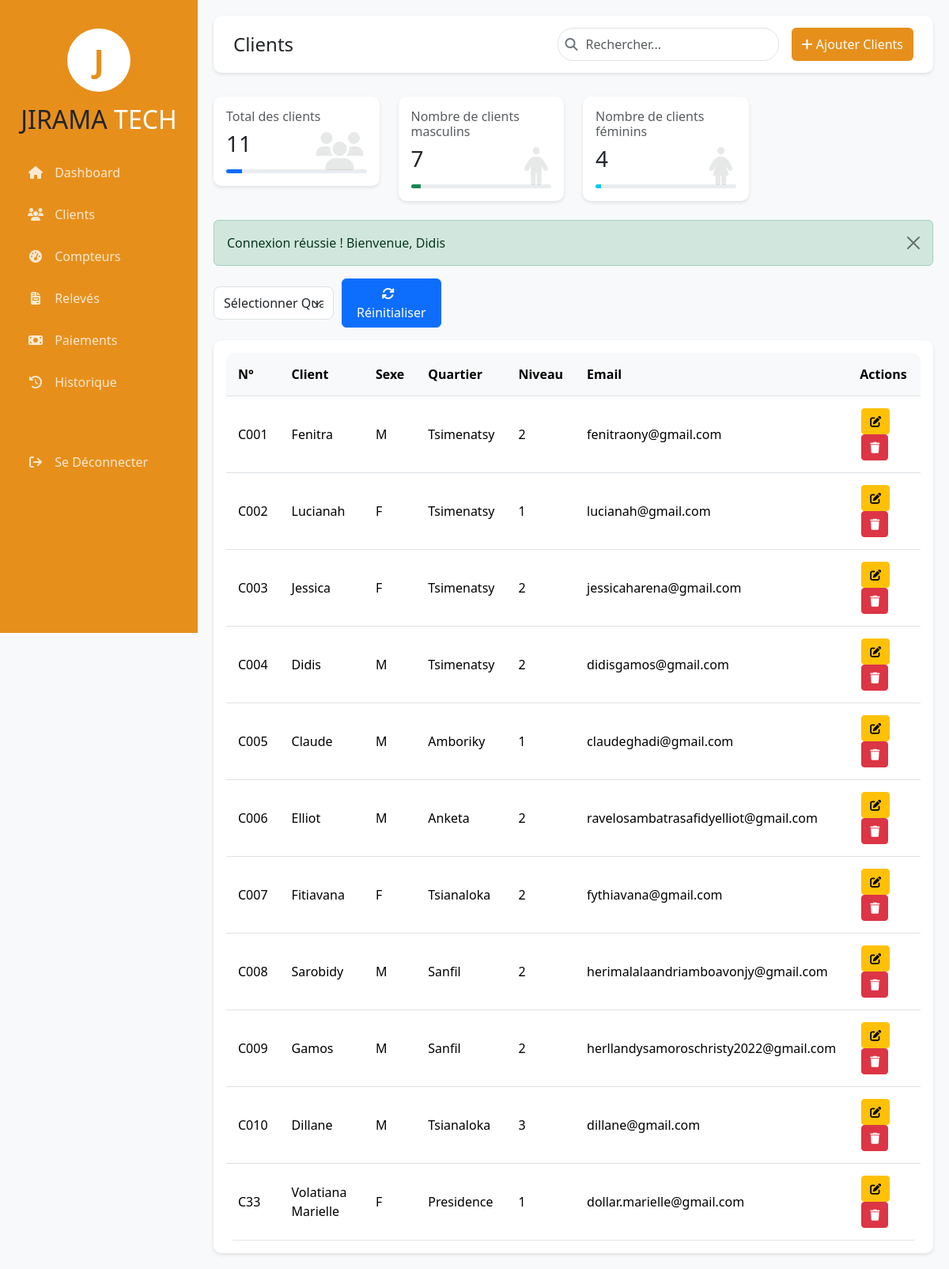
The page /client.php (signed in) on the database its author committed.
### tables this page shows
CREATE TABLE `client` (
  `codecli` varchar(50) NOT NULL,
  `nom` varchar(150) NOT NULL,
  `sexe` varchar(150) NOT NULL,
  `quartier` varchar(150) NOT NULL,
  `niveau` varchar(150) NOT NULL,
  `email` varchar(150) NOT NULL
);

### client.php (the view, shortened to what this page needs)
<?php
include ('siderbar.php');
?>
<div class="main-content">
    <div class="top-bar d-flex justify-content-between align-items-center">
        <h4 class="mb-0">Clients</h4>
        <div class="d-flex gap-3">
            <form method="POST">
                <div class="search-box">
                    <i class="fas fa-search"></i>
                    <input type="text" id="searchClient" name="search" class="form-control" placeholder="Rechercher...">
                </div>
            </form>
            <button class="btn new-modal" data-bs-toggle="modal" data-bs-target="#addModal">
                <i class="fas fa-plus"></i> Ajouter Clients
            </button>
        </div>
    </div>
    <div class="row mb-4">
        <div class="col-md-3">
            <div class="card stats-card">
                <?php
                include 'database.php';
                $query = "SELECT COUNT(*) AS total_clients FROM client";
                $result = mysqli_query($con, $query);
                $row = mysqli_fetch_assoc($result);
                $total_clients = $row['total_clients'];
                $max_clients = 100;
                $progress = ($total_clients / $max_clients) * 100;
                $progress = min($progress, 100);
                ?>
                <div class="card-body">
                    <h6 class="text-muted">Total des clients</h6>
                    <h3><?php echo $total_clients; ?></h3>
                    <div class="progress">
                        <div class="progress-bar bg-primary" role="progressbar"
                             style="width: <?php echo $progress; ?>%;"
                             aria-valuenow="<?php echo $progress; ?>"
                             aria-valuemin="0" aria-valuemax="100">
                        </div>
                    </div>
                    <i class="fa-solid fa-users icon"></i>
                </div>
            </div>
        </div>
        <?php
        include 'database.php';
        $query = "SELECT COUNT(*) AS total_male FROM client WHERE sexe='M'";
        $result = mysqli_query($con, $query);
        $row = mysqli_fetch_assoc($result);
        $total_male = $row['total_male'];
        $max_male = 100;
        $progress = ($total_male / $max_male) * 100;
        $progress = min($progress, 100);
        ?>
        <div class="col-md-3">
            <div class="card stats-card">
                <div class="card-body">
                    <h6 class="text-muted">Nombre de clients masculins</h6>
                    <h3><?php echo $total_male; ?></h3>
                    <div class="progress">
                        <div class="progress-bar bg-success" style="width: <?php echo $progress; ?>%;"
                             aria-valuenow="<?php echo $progress; ?>"
                             aria-valuemin="0" aria-valuemax="100"></div>
                    </div>
                    <i class="fas fa-male icon"></i>
                </div>
            </div>
        </div>
        <?php
        include 'database.php';
        $query = "SELECT COUNT(*) AS total_female FROM client WHERE sexe='F'";
        $result = mysqli_query($con, $query);
        $row = mysqli_fetch_assoc($result);
        $total_female = $row['total_female'];
        $max_female = 100;
        $progress = ($total_female / $max_female) * 100;
        $progress = min($progress, 100);
        ?>
        <div class="col-md-3">
            <div class="card stats-card">
                <div class="card-body">
                        <h6 class="text-muted">Nombre de clients féminins</h6>
                    <h3><?php echo $total_female; ?></h3>
                    <div class="progress">
                        <div class="progress-bar bg-info" style="width: <?php echo $progress; ?>%;"
                             aria-valuenow="<?php echo $progress; ?>"
                             aria-valuemin="0" aria-valuemax="100"></div>
                    </div>
                    <i class="fas fa-female icon"></i>
                </div>
            </div>
        </div>
    </div>
    <?php if (isset($_SESSION['status'])): ?>
        <div class="alert <?= (strpos($_SESSION['status'], 'Suppression') !== false) ? 'alert-danger' : 'alert-success' ?> alert-dismissible fade show" role="alert">
            <?= $_SESSION['status']; unset($_SESSION['status']); ?>
            <button type="button" class="btn-close" data-bs-dismiss="alert" aria-label="Close"></button>
        </div>
    <?php endif; ?>
    <div class="col">
        <div class="col-md-2 mb-3">
            <?php
            $quartier = isset($_POST['quartier']) ? $_POST['quartier'] : '';
            ?>
            <form method="POST" action="client.php">
                <div style="display: flex; gap: 10px; align-items: center;">
                    <select class="form-select col-md-2" name="quartier" onchange="this.form.submit()">
                        <option value="" <?php echo ($quartier == '') ? 'selected' : ''; ?>>Sélectionner Quartier</option>
                    </select>
                    <button type="submit" name="reset" value="1" class="btn btn-primary col-md-10">
                        <i class="fa fa-refresh me-2"></i>Réinitialiser
                    </button>
                </div>
            </form>
        </div>
    </div>
    <div class="card">
        <div class="card-body">
            <div class="table-responsive">
                <?php
                include 'database.php';
                $condition = " WHERE 1";
                $query = "SELECT * FROM client" . $condition;
                $query_run = mysqli_query($con, $query);
                ?>
                <table class="table">
                    <thead>
                    <tr>
                        <th>N°</th>
                        <th>Client</th>
                        <th>Sexe</th>
                        <th>Quartier</th>
                        <th>Niveau</th>
                        <th>Email</th>
                        <th>Actions</th>
                    </tr>
                    </thead>
                    <tbody id="resultatRecherche">
                    <?php
                    if ($query_run && mysqli_num_rows($query_run) > 0) {
                        while ($row = mysqli_fetch_assoc($query_run)) {
                            ?>
                    <tr>
                        <td><?php echo $row['codecli']; ?></td>
                        <td><?php echo $row['nom']; ?></td>
                        <td><?php echo $row['sexe']; ?></td>
                        <td><?php echo $row['quartier']; ?></td>
                        <td><?php echo $row['niveau']; ?></td>
                        <td><?php echo $row['email']; ?></td>
                        <td>
                            <div class="action-buttons">
                                <button class="btn btn-sm btn-warning" data-bs-toggle="modal" data-bs-target="#editModal-<?php echo $row['codecli']; ?>" title="Modifier">
                                    <i class="fas fa-edit"></i>
                                </button>
                                <button class="btn btn-sm btn-danger" data-bs-toggle="modal" data-bs-target="#deleteModal" data-id="<?php echo $row['codecli']; ?>" title="Supprimer">
                                    <i class="fas fa-trash"></i>
                                </button>
                            </div>
                        </td>
                    </tr>
                            <?php
                        }
                    } else {
                        echo "<tr><td colspan='7' class='text-center text-danger'><strong>Aucun client trouvé.</strong></td></tr>";
                    }
                    ?>
                    </tbody>
                </table>
            </div>
        </div>
    </div>
</div>

### siderbar.php (style rules this page uses)
:root { --sidebar-width: 250px; --primary-color: #1a237e; --secondary-color: #4a148c; }
body { background-color: #f8f9fa; }

### client.php (style rules this page uses)
:root { --sidebar-width: 250px; --primary-color: #1a237e; --secondary-color: #4a148c; }
body { background-color: #f8f9fa; }
.new-modal { background: #E78F1B; color: white; }
.main-content { margin-left: var(--sidebar-width); padding: 20px; min-height: 100vh; }
.top-bar { background: white; padding: 15px 25px; border-radius: 10px; box-shadow: 0 2px 4px rgba(0,0,0,0.1); margin-bottom: 30px; }
.card { border: none; border-radius: 10px; box-shadow: 0 2px 4px rgba(0,0,0,0.1); transition: transform 0.3s ease; }
.table th { background: #f8f9fa; font-weight: 600; }
.action-buttons .btn { padding: 5px 10px; margin: 0 2px; transition: all 0.3s ease; }
.search-box { position: relative; }
.search-box i { position: absolute; left: 10px; top: 50%; transform: translateY(-50%); color: #6c757d; }
.search-box input { padding-left: 35px; border-radius: 20px; }
.form-control, .form-select { border-radius: 8px; border: 1px solid #dee2e6; padding: 8px 12px; }
.stats-card { position: relative; overflow: hidden; }
.stats-card .icon { position: absolute; right: 20px; bottom: 20px; font-size: 48px; opacity: 0.1; }
.progress { height: 5px; margin-top: 15px; }
.table-responsive { border-radius: 10px; }
.table { margin-bottom: 0; }
.table thead th { border-top: none; background: #f8f9fa; padding: 15px; }
.table tbody td { padding: 15px; vertical-align: middle; }

### rows shown on the page
client: codecli "C001", nom "Fenitra", sexe "M", quartier "Tsimenatsy", niveau "2", email "fenitraony@gmail.com"
client: codecli "C002", nom "Lucianah", sexe "F", quartier "Tsimenatsy", niveau "1", email "lucianah@gmail.com"
client: codecli "C003", nom "Jessica", sexe "F", quartier "Tsimenatsy", niveau "2", email "jessicaharena@gmail.com"
client: codecli "C004", nom "Didis", sexe "M", quartier "Tsimenatsy", niveau "2", email "didisgamos@gmail.com"
client: codecli "C005", nom "Claude", sexe "M", quartier "Amboriky", niveau "1", email "claudeghadi@gmail.com"
client: codecli "C006", nom "Elliot", sexe "M", quartier "Anketa", niveau "2", email "ravelosambatrasafidyelliot@gmail.com"
client: codecli "C007", nom "Fitiavana", sexe "F", quartier "Tsianaloka", niveau "2", email "fythiavana@gmail.com"
client: codecli "C008", nom "Sarobidy", sexe "M", quartier "Sanfil", niveau "2", email "herimalalaandriamboavonjy@gmail.com"
client: codecli "C009", nom "Gamos", sexe "M", quartier "Sanfil", niveau "2", email "herllandysamoroschristy2022@gmail.com"
client: codecli "C010", nom "Dillane", sexe "M", quartier "Tsianaloka", niveau "3", email "dillane@gmail.com"
client: codecli "C33", nom "Volatiana Marielle", sexe "F", quartier "Presidence", niveau "1", email "dollar.marielle@gmail.com"

### other values the page prints
$total_clients "11"
$total_male "7"
$total_female "4"
$_SESSION['status'] "Connexion réussie ! Bienvenue, Didis"
